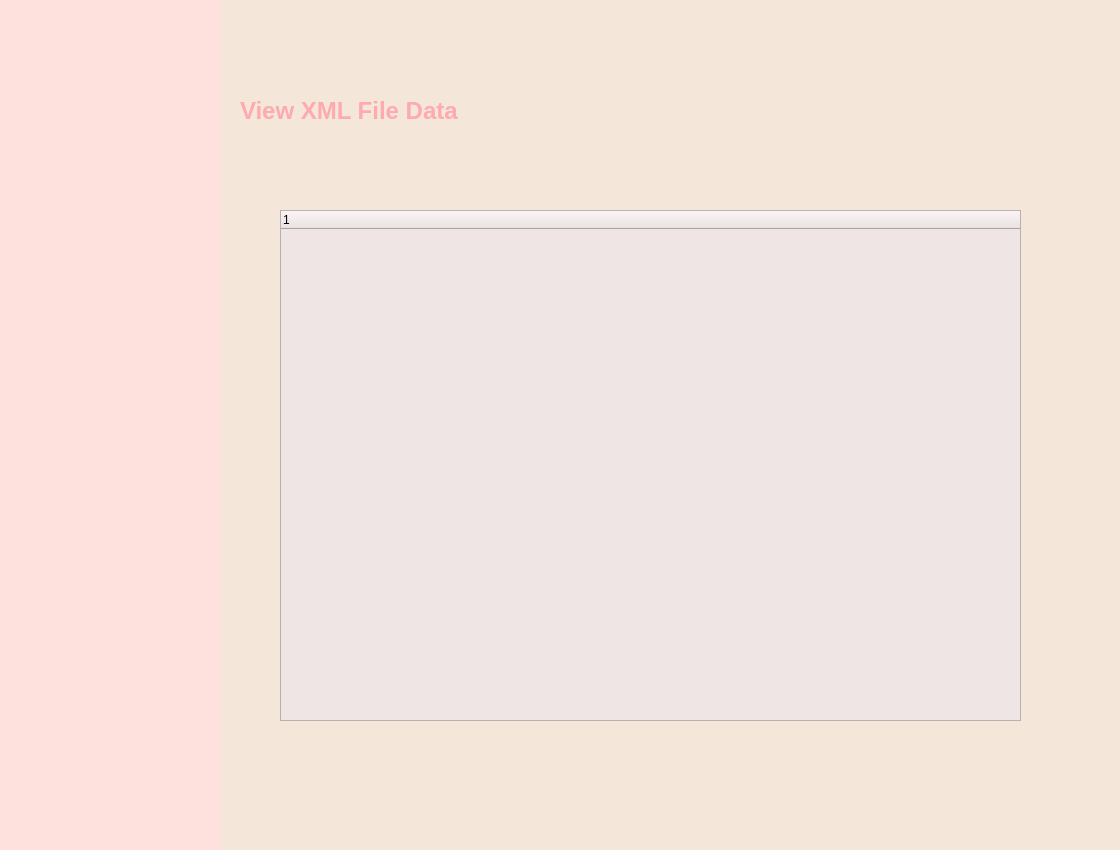
<?xml version="1.0" encoding="UTF-8"?>
<ui version="4.0">
 <class>Dialog</class>
 <widget class="QDialog" name="Dialog">
  <property name="geometry">
   <rect>
    <x>0</x>
    <y>0</y>
    <width>1120</width>
    <height>850</height>
   </rect>
  </property>
  <property name="windowTitle">
   <string>Dialog</string>
  </property>
  <property name="styleSheet">
   <string notr="true">background-color: rgb(244, 231, 217);</string>
  </property>
  <widget class="QWidget" name="widget" native="true">
   <property name="geometry">
    <rect>
     <x>-20</x>
     <y>-20</y>
     <width>241</width>
     <height>901</height>
    </rect>
   </property>
   <property name="styleSheet">
    <string notr="true">background-color: rgb(254, 225, 220);</string>
   </property>
  </widget>
  <widget class="QLabel" name="label">
   <property name="geometry">
    <rect>
     <x>240</x>
     <y>50</y>
     <width>261</width>
     <height>121</height>
    </rect>
   </property>
   <property name="styleSheet">
    <string notr="true">color: rgb(253, 170, 176);
font-size: 18pt;
font-weight: bold;</string>
   </property>
   <property name="text">
    <string>View XML File Data</string>
   </property>
  </widget>
  <widget class="QTreeWidget" name="treeWidget">
   <property name="geometry">
    <rect>
     <x>280</x>
     <y>210</y>
     <width>741</width>
     <height>511</height>
    </rect>
   </property>
   <property name="styleSheet">
    <string notr="true">background-color: rgb(239, 229, 229);</string>
   </property>
   <column>
    <property name="text">
     <string notr="true">1</string>
    </property>
   </column>
  </widget>
 </widget>
 <resources/>
 <connections/>
</ui>
